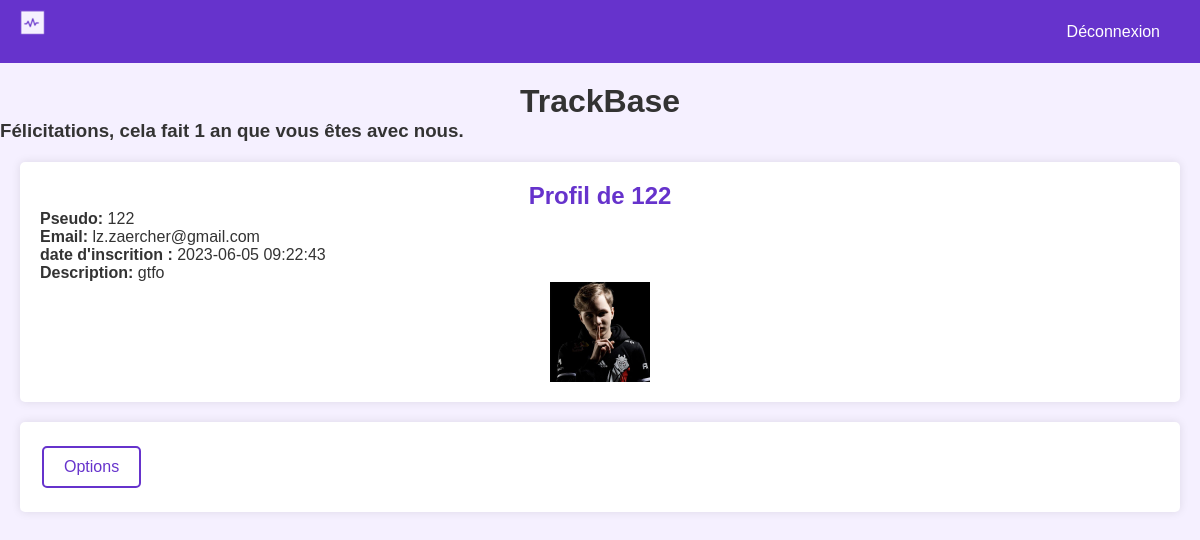
The app's page /html/user.php (signed in) with its own data.
### tables this page shows
CREATE TABLE IF NOT EXISTS `users` (
  `id` int NOT NULL AUTO_INCREMENT,
  `pseudo` varchar(50) NOT NULL,
  `email` varchar(100) NOT NULL,
  `mot_de_passe` varchar(255) NOT NULL,
  `date_creation_compte` datetime NOT NULL DEFAULT CURRENT_TIMESTAMP,
  `Date_naissance` varchar(250) NOT NULL,
  `photo_profil` varchar(255) DEFAULT NULL,
  `description` text,
  `administrateur` int DEFAULT '0',
  PRIMARY KEY (`id`)
);

### html/user.php (the view, shortened to what this page needs)
<?php
$username = $_SESSION['username'];
try {
    $bdd = new PDO('mysql:host=localhost;dbname=trackbase_alpha2', 'root', 'trackbase');
    $bdd->setAttribute(PDO::ATTR_ERRMODE, PDO::ERRMODE_EXCEPTION);
} catch (PDOException $e) {
    die("Erreur de connexion à la base de données: " . $e->getMessage());
}
$stmt = $bdd->prepare("SELECT * FROM users WHERE pseudo = :username");
$stmt->bindParam(':username', $username);
$stmt->execute();
$user = $stmt->fetch(PDO::FETCH_ASSOC);
$date1 = new DateTime('now');
$date2 = new DateTime($user['date_creation_compte']);
$interval = $date1->diff($date2);
$diffInYears = abs($interval->y);
?>
<!DOCTYPE html>
<html lang="fr">
<head>
    <link rel="stylesheet" href="../style/style.css">
</head>
<body>
<section class="afficher">
<nav><a href="../index.php" style="text-decoration:none"><img id="imgpetit" src="../image/logopetit.png"></a></nav>
    <nav><a href="?logout=true" style="text-decoration:none">Déconnexion</a></nav>
</section>
<header><h1>TrackBase</h1></header> <h3 class="fidelite"><?php  if ($diffInYears == 1){ echo "Félicitations, cela fait $diffInYears an que vous êtes avec nous."; } ?></h3>
<article>
    <h2><center>Profil de <?php echo $user['pseudo']; ?></center></h2>
    <p><strong>Pseudo:</strong> <?php echo $user['pseudo']; ?></p>
    <p><strong>Email:</strong> <?php echo $user['email']; ?></p>
    <p><strong>date d'inscrition :</strong> <?php echo $user['date_creation_compte']; ?></p>
    <p><strong>Description:</strong> <?php echo $user['description']; ?></p>
    <?php if (strpos($user['photo_profil'], '#') === 0): ?>
        <div style="width: 100px; height: 100px; background-color: <?php echo $user['photo_profil']; ?>;"></div>
    <?php elseif ($user['photo_profil']): ?>
        <img src="<?php echo $user['photo_profil']; ?>" alt="Photo de profil" style="width: 100px; height: 100px;">
    <?php else: ?>
        <p>Aucune photo de profil définie.</p>
    <?php endif; ?>
</article>
<article>
    <button id="optionButton" onclick="toggleForm()" class="bouton-changer-page">Options</button>
</article>
</body>
</html>

### style/style.css (style rules this page uses)
* { margin: 0; padding: 0; box-sizing: border-box; }
h1 { color: #333; }
h3 { color: #333; text-decoration-style: underline; }
body { font-family: Arial, sans-serif; background-color: #f5f0ff; justify-content: center; align-items: center; }
header { text-align: center; margin-top: 20px; }
section { display: flex; justify-content: space-between; align-items: center; background-color: #6633CC; padding: 10px 20px; }
nav a { color: #fff; text-decoration: none; margin-right: 20px; }
nav { color: white; }
article { margin: 20px; background-color: #fff; color: #333; padding: 20px; border-radius: 5px; box-shadow: 0 0 10px rgba(0, 0, 0, 0.1); }
article h2 { color: #6633CC; }
img { max-width: 100%; height: auto; display: block; margin: 0 auto; }
.bouton-changer-page { background-color: transparent; border: 2px solid #6633CC; color: #6633CC; padding: 10px 20px; text-align: center; text-decoration: none; display: inline-block; font-size: 16px; margin: 4px 2px; transition-duration: 0.4s; cursor: pointer; border-radius: 5px; }

### records on screen
users: pseudo "122", email "lz.zaercher@gmail.com", date_creation_compte "2023-06-05 09:22:43", description "gtfo", photo_profil (picture)
